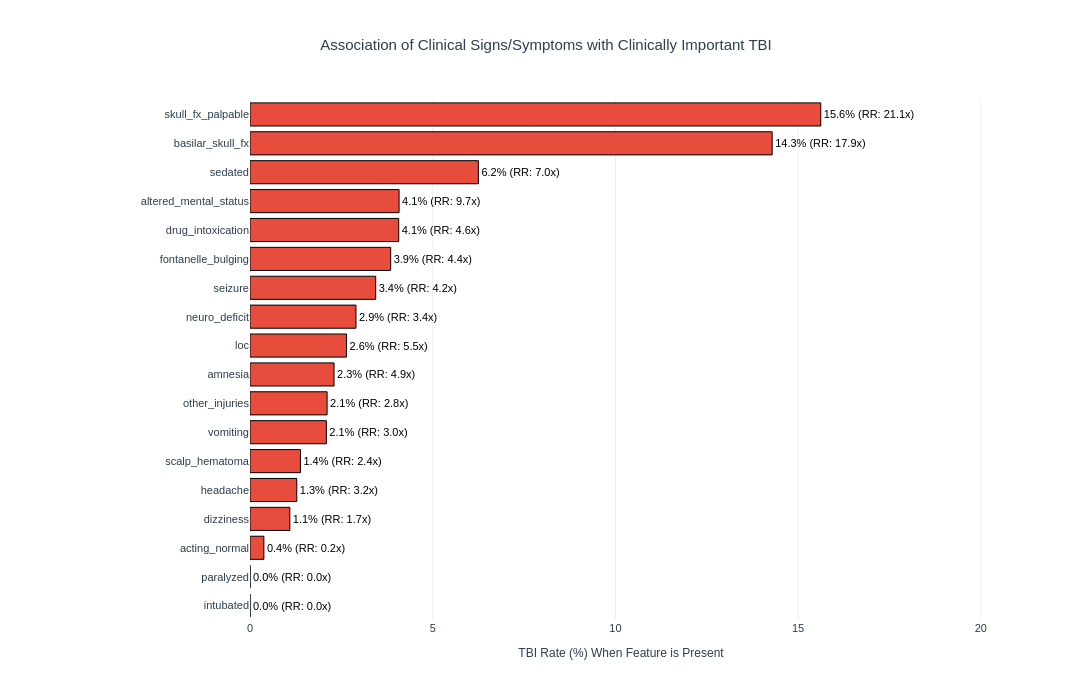

Here is the notebook cell this chart was saved with:
### Code cell
fig = go.Figure(data=[
    go.Bar(
        y=present_rates.index,
        x=present_rates.values,
        orientation='h',
        text=label_text,
        textposition='outside',
        textfont=dict(size=11, color='black'),
        marker=dict(
            color='#e74c3c',
            line=dict(color='black', width=1)
        ),
        hovertext=hover_text,
        hoverinfo='text',
        showlegend=False
    )
])

# Calculate max x value with headroom for labels
max_x = present_rates.max() * 1.3

fig.update_layout(
    title={
        'text': 'Association of Clinical Signs/Symptoms with Clinically Important TBI',
        'x': 0.5,
        'xanchor': 'center',
        'font': {'size': 15, 'color': '#2c3e50'}
    },
    xaxis=dict(
        title=dict(text='TBI Rate (%) When Feature is Present', font=dict(size=12)),
        tickfont=dict(size=11),
        gridcolor='#ecf0f1',
        showgrid=True,
        range=[0, max_x]  # explicitly set x-axis range with headroom
    ),
    yaxis=dict(
        title='',
        tickfont=dict(size=11),
        categoryorder='total ascending'
    ),
    plot_bgcolor='white',
    paper_bgcolor='white',
    width=1200,
    height=700,
    margin=dict(l=250, r=100, t=100, b=80),
    font=dict(family='Arial, sans-serif', color='#2c3e50')
)

fig.write_image('../figs/fig_q2_tbi_by_feature.pdf', width=1200, height=700)
fig.show()

### Figure 1 — Plotly figure (JSON) as saved in the notebook; plotly's stock layout.template omitted (floating-point values rounded to 4 significant figures)
{"data": [{"hoverinfo": "text", "hovertext": ["<b>intubated</b><br>TBI Rate: 0.0%<br>Risk Ratio: 0.0x", "<b>paralyzed</b><br>TBI Rate: 0.0%<br>Risk Ratio: 0.0x", "<b>acting_normal</b><br>TBI Rate: 0.4%<br>Risk Ratio: 0.2x", "<b>dizziness</b><br>TBI Rate: 1.1%<br>Risk Ratio: 1.7x", "<b>headache</b><br>TBI Rate: 1.3%<br>Risk Ratio: 3.2x", "<b>scalp_hematoma</b><br>TBI Rate: 1.4%<br>Risk Ratio: 2.4x", "<b>vomiting</b><br>TBI Rate: 2.1%<br>Risk Ratio: 3.0x", "<b>other_injuries</b><br>TBI Rate: 2.1%<br>Risk Ratio: 2.8x", "<b>amnesia</b><br>TBI Rate: 2.3%<br>Risk Ratio: 4.9x", "<b>loc</b><br>TBI Rate: 2.6%<br>Risk Ratio: 5.5x", "<b>neuro_deficit</b><br>TBI Rate: 2.9%<br>Risk Ratio: 3.4x", "<b>seizure</b><br>TBI Rate: 3.4%<br>Risk Ratio: 4.2x", "<b>fontanelle_bulging</b><br>TBI Rate: 3.9%<br>Risk Ratio: 4.4x", "<b>drug_intoxication</b><br>TBI Rate: 4.1%<br>Risk Ratio: 4.6x", "<b>altered_mental_status</b><br>TBI Rate: 4.1%<br>Risk Ratio: 9.7x", "<b>sedated</b><br>TBI Rate: 6.2%<br>Risk Ratio: 7.0x", "<b>basilar_skull_fx</b><br>TBI Rate: 14.3%<br>Risk Ratio: 17.9x", "<b>skull_fx_palpable</b><br>TBI Rate: 15.6%<br>Risk Ratio: 21.1x"], "marker": {"color": "#e74c3c", "line": {"color": "black", "width": 1}}, "orientation": "h", "showlegend": false, "text": ["0.0% (RR: 0.0x)", "0.0% (RR: 0.0x)", "0.4% (RR: 0.2x)", "1.1% (RR: 1.7x)", "1.3% (RR: 3.2x)", "1.4% (RR: 2.4x)", "2.1% (RR: 3.0x)", "2.1% (RR: 2.8x)", "2.3% (RR: 4.9x)", "2.6% (RR: 5.5x)", "2.9% (RR: 3.4x)", "3.4% (RR: 4.2x)", "3.9% (RR: 4.4x)", "4.1% (RR: 4.6x)", "4.1% (RR: 9.7x)", "6.2% (RR: 7.0x)", "14.3% (RR: 17.9x)", "15.6% (RR: 21.1x)"], "textfont": {"color": "black", "size": 11}, "textposition": "outside", "type": "bar", "x": [0.0, 0.0, 0.38, 1.09, 1.28, 1.38, 2.09, 2.11, 2.3, 2.64, 2.9, 3.44, 3.85, 4.07, 4.08, 6.25, 14.29, 15.62], "y": ["intubated", "paralyzed", "acting_normal", "dizziness", "headache", "scalp_hematoma", "vomiting", "other_injuries", "amnesia", "loc", "neuro_deficit", "seizure", "fontanelle_bulging", "drug_intoxication", "altered_mental_status", "sedated", "basilar_skull_fx", "skull_fx_palpable"]}], "layout": {"font": {"color": "#2c3e50", "family": "Arial, sans-serif"}, "height": 700, "margin": {"b": 80, "l": 250, "r": 100, "t": 100}, "paper_bgcolor": "white", "plot_bgcolor": "white", "title": {"font": {"color": "#2c3e50", "size": 15}, "text": "Association of Clinical Signs/Symptoms with Clinically Important TBI", "x": 0.5, "xanchor": "center"}, "width": 1200, "xaxis": {"gridcolor": "#ecf0f1", "range": [0, 20.31], "showgrid": true, "tickfont": {"size": 11}, "title": {"font": {"size": 12}, "text": "TBI Rate (%) When Feature is Present"}}, "yaxis": {"categoryorder": "total ascending", "tickfont": {"size": 11}, "title": {"text": ""}}}}
